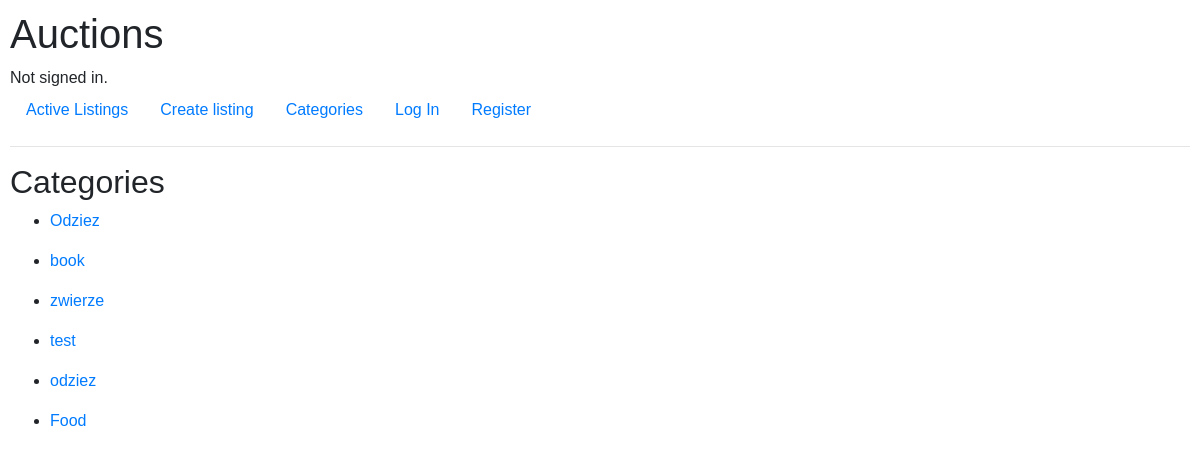
Page /category on the earlier database version.
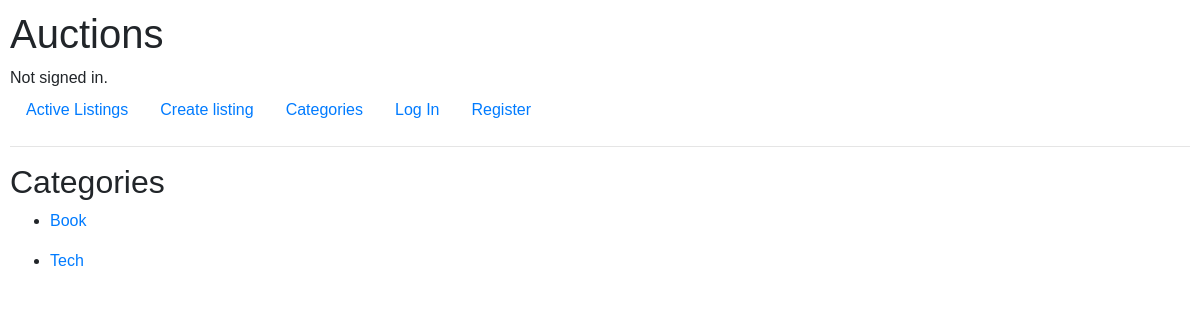
Same page on the later database version.
### auctions/models.py (models this page shows, shortened)
class Auction_listing(models.Model):
    user = models.ForeignKey(User, on_delete=models.CASCADE, related_name="listings")
    is_active = models.BooleanField()
    listing_desc = models.CharField(max_length=1000)
    initial_bid = models.FloatField()
    current_bid = models.FloatField()
    creation_date = models.DateTimeField()
    listing_img = models.CharField(max_length=10000, blank=True)
    listing_title = models.CharField(max_length=150)
    listing_category = models.CharField(max_length=150, blank=True)

### auctions/views.py (the view)
# urls.py: path("category", views.category, name="category"),
def category(request):
    if request.method == "GET":
        categories = set(listing.listing_category for listing in Auction_listing.objects.filter(is_active=True) if listing.listing_category)
        return render(request, "auctions/category.html", {
            "categories": categories
        })

### auctions/templates/auctions/category.html
{% extends "auctions/layout.html" %}
{% block body%}
  <h2>Categories</h2>
  {% for category in categories%}
    <ul>
      <li>
        <a href="{% url 'category_listing' category %}">{{ category }}</a>
      </li>
    </ul>
  {% endfor %}
{% endblock %}

### auctions/templates/auctions/layout.html (shortened to what this page needs)
{% load static %}
<!DOCTYPE html>
<html lang="en">
    <head>
        <link rel="stylesheet" href="https://stackpath.bootstrapcdn.com/bootstrap/4.4.1/css/bootstrap.min.css">
        <link href="{% static 'auctions/styles.css' %}" rel="stylesheet">
    </head>
    <body>
        <h1>Auctions</h1>
        <div>
            {% if user.is_authenticated %}
                Signed in as <strong>{{ user.username }}</strong>.
            {% else %}
                Not signed in.
            {% endif %}
        </div>
        <ul class="nav">
            <li class="nav-item">
                <a class="nav-link" href="{% url 'index' %}">Active Listings</a>
            </li>
            <li class="nav-item">
                <a href="{% url 'new_listing' %}" class="nav-link">Create listing</a>
            </li>
            <li class="nav_item">
                <a href="{% url 'category' %}" class="nav-link">Categories</a>
            </li>
            {% if user.is_authenticated %}
                <li class="nav-item">
                    <a class="nav-link" href="{% url 'logout' %}">Log Out</a>
                </li>
            {% else %}
                <li class="nav-item">
                    <a class="nav-link" href="{% url 'login' %}">Log In</a>
                </li>
                <li class="nav-item">
                    <a class="nav-link" href="{% url 'register' %}">Register</a>
                </li>
            {% endif %}
        </ul>
        <hr>
        {% block body %}
        {% endblock %}
    </body>
</html>

### auctions/static/auctions/styles.css (style rules this page uses)
body { padding: 10px; font-family: Arial, Helvetica, sans-serif; }

Differences in the rows shown:
removed Auction_listing: categories "Odziez"
removed Auction_listing: categories "book"
removed Auction_listing: categories "zwierze"
removed Auction_listing: categories "test"
removed Auction_listing: categories "odziez"
removed Auction_listing: categories "Food"
added Auction_listing: categories "Book"
added Auction_listing: categories "Tech"
